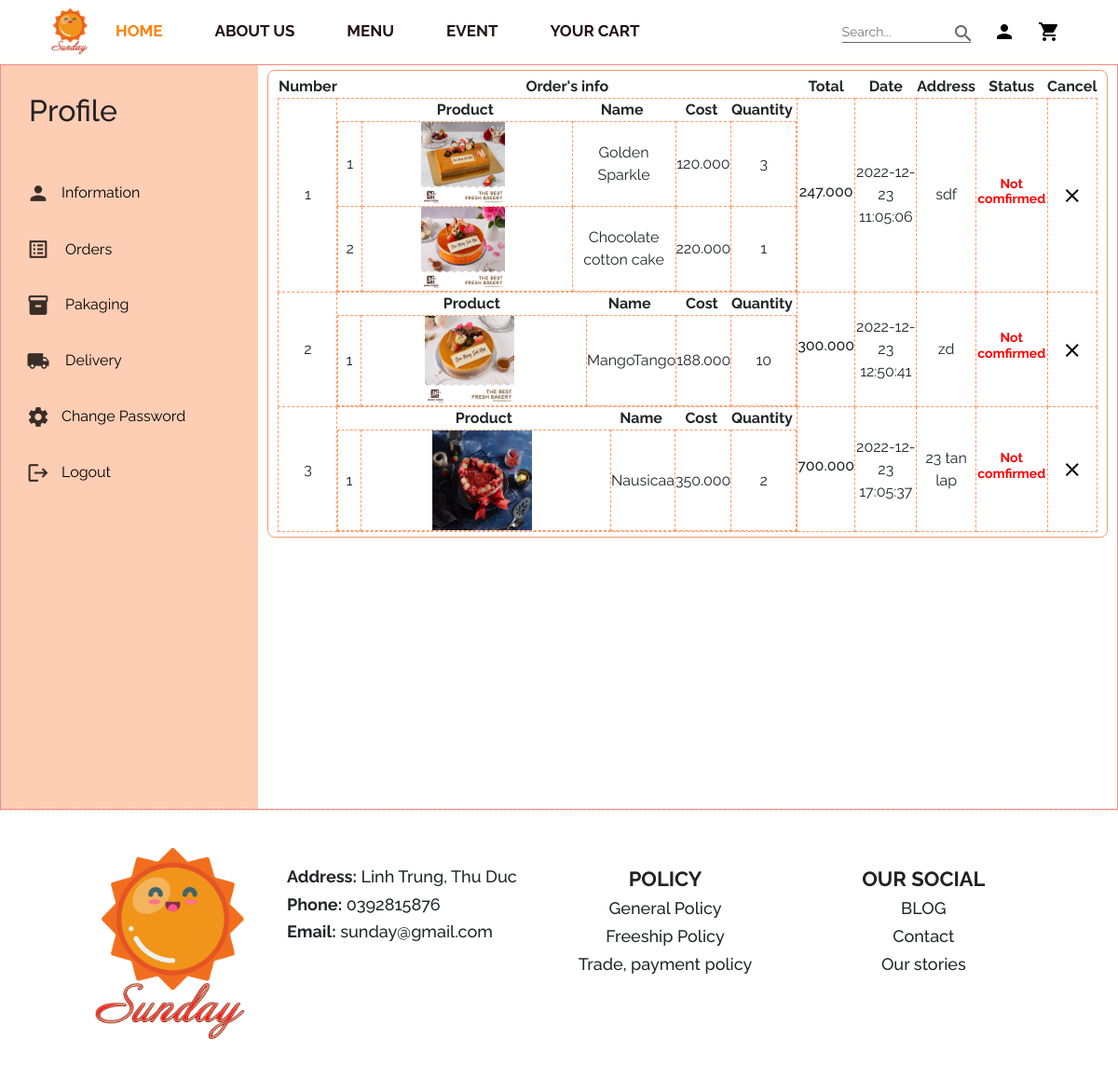
Screenshot of /userprofile.php?action=order (signed in) with the database file from the repository.
### tables this page shows
CREATE TABLE `orders` (
  `Ord_ID` int(11) NOT NULL,
  `Ord_Address` varchar(500) NOT NULL,
  `Ord_Date` datetime NOT NULL,
  `Ord_Date_Done` datetime NOT NULL DEFAULT current_timestamp(),
  `Ord_Total` bigint(20) NOT NULL,
  `Ord_Status` int(11) NOT NULL DEFAULT 0,
  `Cus_ID` int(11) NOT NULL
);

CREATE TABLE `order_details` (
  `Ord_ID` int(11) NOT NULL,
  `Pro_ID` int(11) NOT NULL,
  `Ordd_Amount` int(11) NOT NULL
);

CREATE TABLE `products` (
  `Pro_ID` int(11) NOT NULL,
  `Pro_Img` varchar(1000) NOT NULL,
  `Pro_Type` varchar(1000) NOT NULL,
  `Pro_Name` varchar(1000) NOT NULL,
  `Pro_Price` bigint(20) NOT NULL,
  `Pro_Rate` int(5) NOT NULL,
  `Pro_Info` varchar(2000) NOT NULL,
  `Pro_View` bigint(20) NOT NULL DEFAULT 0
);

### user-order.php (the view, shortened to what this page needs)
<?php
if (isset($_SESSION['login'])) {
    $number = 1;
    $ID_Cus = $_SESSION['login']['Cus_ID'];
    $SQLOrder = "SELECT * FROM `orders`, `customer` WHERE `orders`.`Cus_ID` = `customer`.`Cus_ID` AND `orders`.`Ord_Status` = '0' AND `orders`.`Cus_ID` = '$ID_Cus'";
    $Order = $con->query($SQLOrder);
    $total = mysqli_num_rows($Order);
?>
    <div class="wrap-classes-2">
        <div class="pf-order">
            <?php
            if ($total <= 0) {
                echo '<h1 style="letter-spacing: 2px;">Empty!</h1><br>';
            } else {
            ?>
                <table align="center" id="loadorder">
                    <tr class="table-title">
                        <th>Number</th>
                        <th>Order's info</th>
                        <th>Total</th>
                        <th>Date</th>
                        <th>Address</th>
                        <th>Status</th>
                        <th>Cancel</th>
                    </tr>
                    <?php
                    while ($row = $Order->fetch_array()) {
                    ?>
                        <tr class="table-content">
                            <td><?= $number++ ?></td>
                            <td>
                                <div class="divide-2">
                                    <table >
                                        <tr class="table-title" id="tired-row">
                                            <th>&nbsp;</th>
                                            <th>Product&nbsp;</th>
                                            <th>Name&nbsp;</th>
                                            <th>Cost&nbsp;</th>
                                            <th>Quantity&nbsp;</th>
                                        </tr>
                                        <?php
                                        $num = 1;
                                        $ID_Order = $row['Ord_ID'];
                                        $SQLOrderDT = "SELECT * FROM `orders`, `order_details`, `products` WHERE `orders`.`Ord_ID` = `order_details`.`Ord_ID` AND `order_details`.`Pro_ID` = `products`.`Pro_ID` AND `orders`.`Ord_Status` = '0' AND `orders`.`Ord_ID` = '$ID_Order' AND `orders`.`Cus_ID` = '$ID_Cus'";
                                        $ODDT = $con->query($SQLOrderDT);
                                        while ($row_1 = $ODDT->fetch_array()) {
                                        ?>
                                            <tr>
                                                <td>
                                                &nbsp;&nbsp;<?= $num++ ?>&nbsp;&nbsp;
                                                </td>
                                                <td>
                                                    <a href="Product_Detail.php?id=<?= $row_1['Pro_ID'] ?>" target="_blank"><img style="width: 40%; height: 40%; padding: 0;" src="<?= $row_1['Pro_Img'] ?>"></a>&nbsp;&nbsp;
                                                </td>
                                                <td>
                                                    <?= $row_1['Pro_Name'] ?>
                                                </td>
                                                <td>
                                                    <?= number_format($row_1['Pro_Price'], 0, ",", ".") ?> <small><strong> </strong></small>
                                                </td>
                                                <td>
                                                    <?= $row_1['Ordd_Amount'] ?>
                                                </td>
                                            </tr>
                                        <?php
                                        }
                                        ?>
                                    </table>
                                </div>
                            </td>
        <td>
            <h3 ><?= number_format($row['Ord_Total'], 0, ",", ".") ?> <small><strong><u> </u></strong></small></h3>
        </td>
        <td>
            <?= $row['Ord_Date'] ?>
        </td>
        <td>
            <?= $row['Ord_Address'] ?>
        </td>
        <td>
            <h4 style="color: red; font-weight: bolder;">Not comfirmed</h4>
        </td>
        <td>
            <a class="delete-od" onclick="Delete_Order(<?= $row['Ord_ID'] ?>)"><i class="material-icons cart">close</i></a>
        </td>
        </tr>
    <?php
                    }
    ?>
    </table>
<?php
            }
?>
    </div>
    </div>
<?php
}
?>

### css/style.css (style rules this page uses)
* { margin: 0; padding: 0; box-sizing: border-box; font-family: 'Raleway'; }
:root a { color: black; text-decoration: none; }
h4 { font-size: 20px; color: #222; }
body, input { width: 100%; font-family: 'Raleway'; }
a { text-decoration: none; color: #000; transition: all 0.3s ease; }
#menu-dashboard i { vertical-align: middle; line-height: 4px; }
.wrap-classes-2 { border: none; padding: 5px 10px; align-items: flex-start; width: 100%; height: 100%; display: flex; flex-direction: column; justify-content: flex-start; }
.pf-order { border: none; padding: 5px 10px; align-items: flex-start; width: 100%; display: flex; flex-direction: column; justify-content: flex-start; border-radius: 8px; border: 1px solid #ff9966; }
.pf-order #loadorder table th { font-weight: bold; font-size: 16px; }
.pf-order #loadorder table tr { margin-bottom: 20px; }
.pf-order h3 { font-size: 16px; }
.pf-order h4 { font-size: 14px; }
.pf-order table tr>td { border: 1px dashed #ff9966; }
.wrap-classes-2 table th { text-align: center; justify-content: center; }
.wrap-classes-2 table tr { text-align: center; justify-content: center; }

### rows the page displays
orders: Ord_Total "247.000", Ord_Date "2022-12-23 11:05:06", Ord_Address "sdf"
order_details: Pro_ID.Pro_Img (picture), Pro_ID.Pro_Name "Golden Sparkle", Pro_ID.Pro_Price "120.000", Ordd_Amount "3"
order_details: Pro_ID.Pro_Img (picture), Pro_ID.Pro_Name "Chocolate cotton cake", Pro_ID.Pro_Price "220.000", Ordd_Amount "1"
orders: Ord_Total "300.000", Ord_Date "2022-12-23 12:50:41", Ord_Address "zd"
order_details: Pro_ID.Pro_Img (picture), Pro_ID.Pro_Name "MangoTango", Pro_ID.Pro_Price "188.000", Ordd_Amount "10"
orders: Ord_Total "700.000", Ord_Date "2022-12-23 17:05:37", Ord_Address "23 tan lap"
order_details: Pro_ID.Pro_Img (picture), Pro_ID.Pro_Name "Nausicaa", Pro_ID.Pro_Price "350.000", Ordd_Amount "2"
